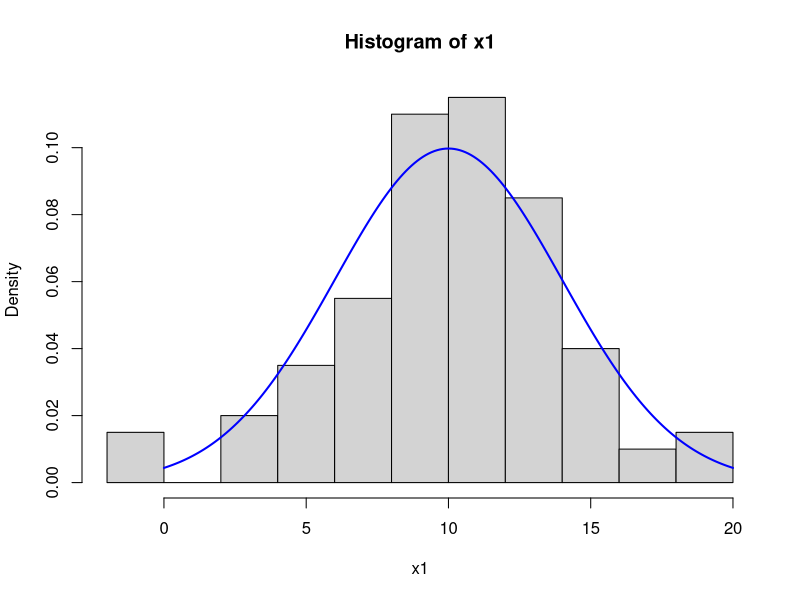
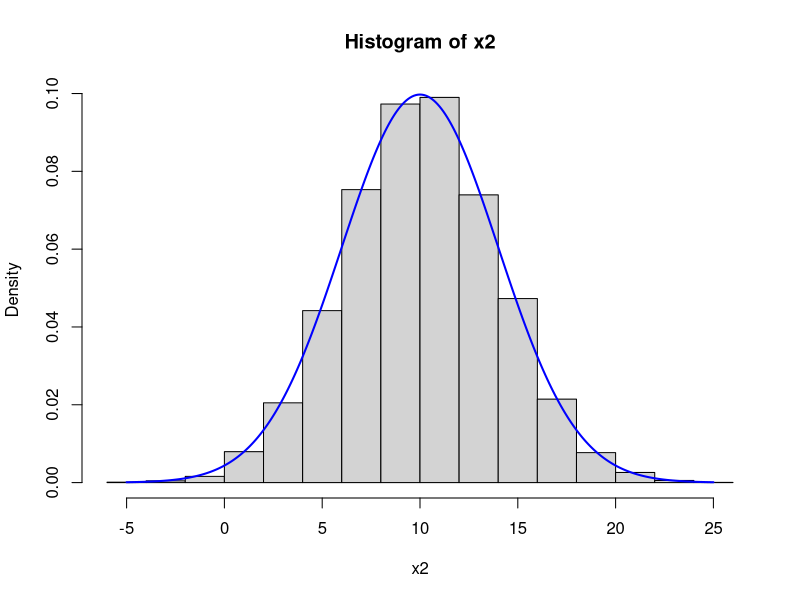

The R source for these figures, in order:
## ---- chunk 1
knitr::opts_chunk$set(echo = TRUE)
## ---- chunk 2
x1 <- rnorm(100, mean = 10, sd = 4)
x2 <- rnorm(10000, mean = 10, sd = 4)
## ---- chunk 3
hist(x1, probability = TRUE) 
xfit <- seq(0, 20, 0.1)   
yfit <- dnorm(xfit, mean = 10, sd = 4) 
lines(xfit, yfit, col="blue", lwd=2) 
## ---- chunk 4
hist(x2, probability = TRUE) 
xfit <- seq(-5, 25, 0.1)   
yfit <- dnorm(xfit, mean = 10, sd = 4) 
lines(xfit, yfit, col="blue", lwd=2) 
